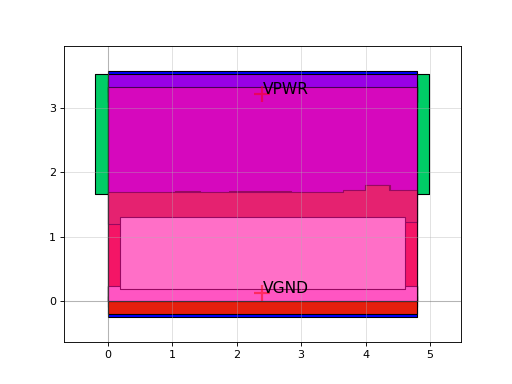

This chart was generated by the following Python code:
import sky130

c = sky130.components.sky130_fd_sc_hs__nor4bb_1()
c.plot()
